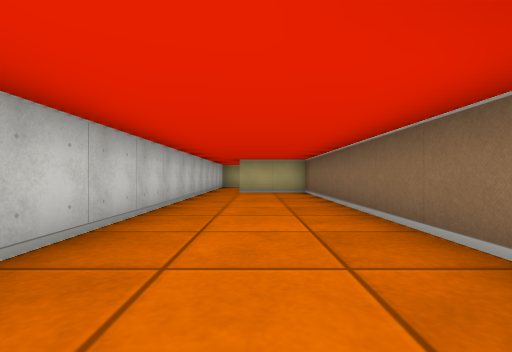
View 1 (above)

14 first-person views from a walk through a cub3D ray-caster map. The camera is about half as high as the walls, looks level and sees 85° across. The floor is counted in squares. Each view is taken from the middle of a square. On the plan, view 1 faces up. The plan holds only what a view shows up to about 9 squares ahead; the rest is blank.

View 2
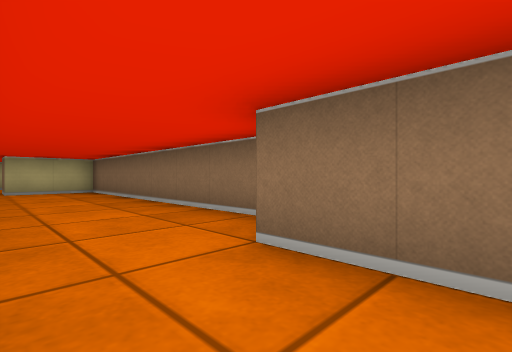

View 3
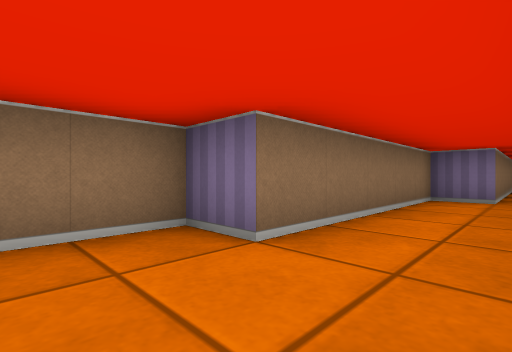

View 4
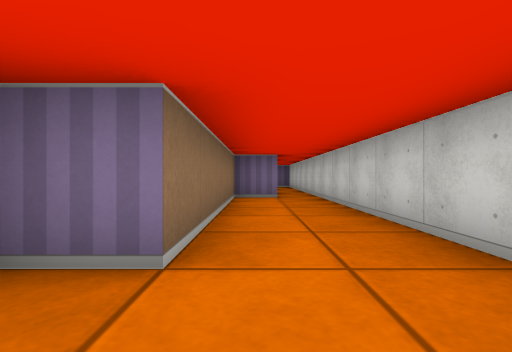

View 5
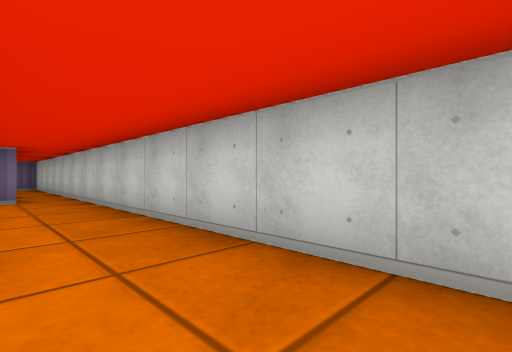

View 6
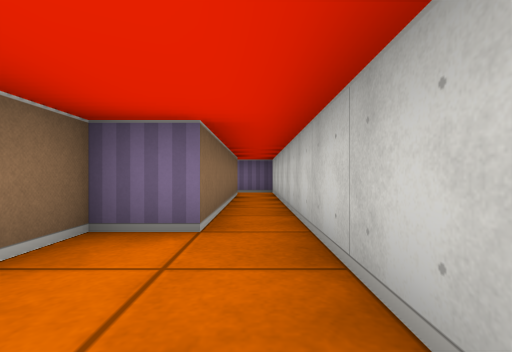

View 7
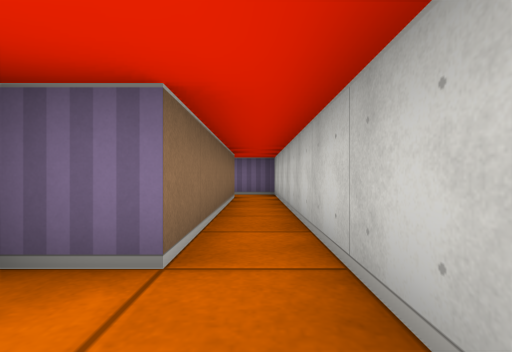

View 8
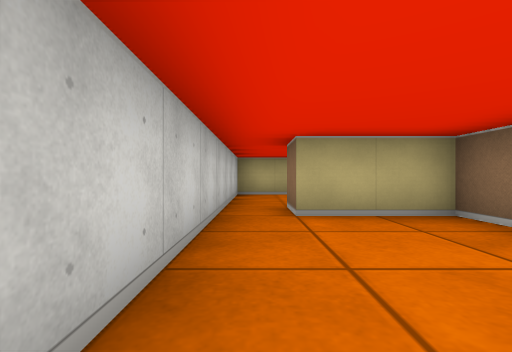

View 9
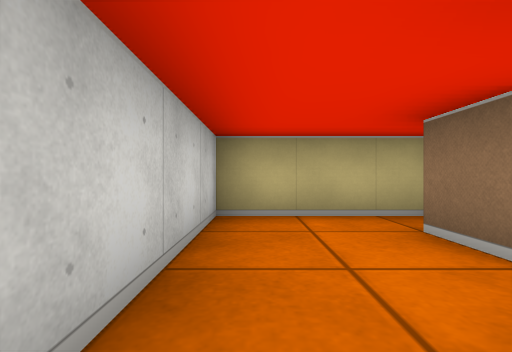

View 10
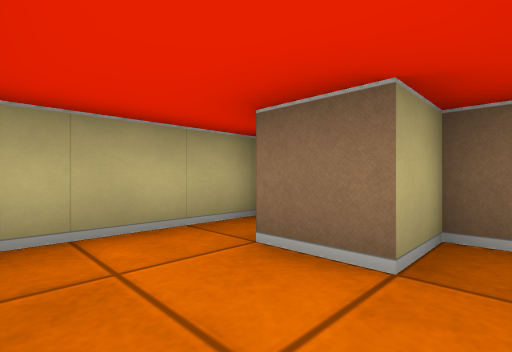

View 11
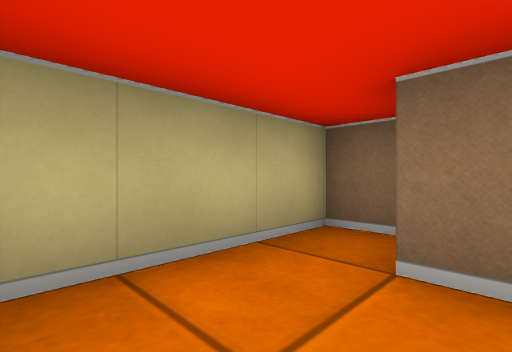

View 12
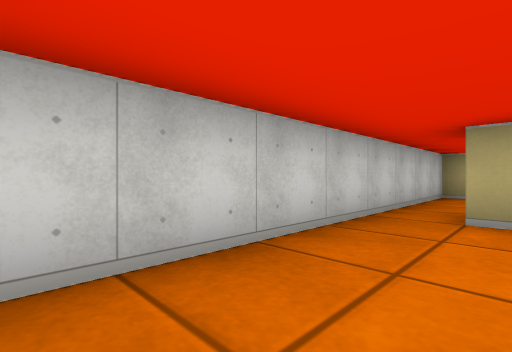

View 13
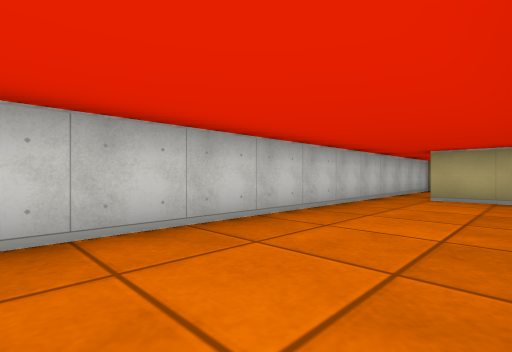

View 14
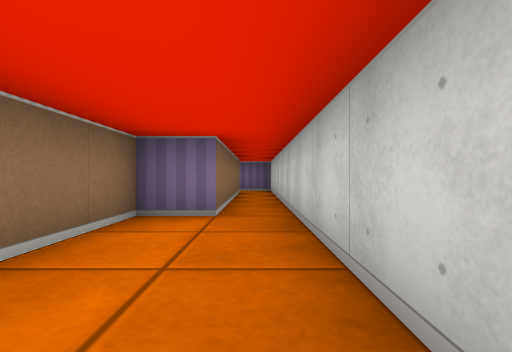

### Floor plan
Points are (right, up) in squares from view 1. A wall is a line through its corners. A room is listed if a view was taken in it or the views show most of it. See-through windows are left out.
Room 1 (views 1, 2, 3, 4, 5, 6, 7, 8, 12, 13, 14)
walls: (-1.5, 8.5) (-1.5, -10.5) (-0.4, -10.5); (-0.5, -9.5) (-0.5, -4.5) (0.5, -4.5) (0.5, 0.5) (1.5, 0.5) (1.5, 8.5) (-0.5, 8.5)
ways out: opening at (-1, 9) to room 2
Room 2 (views 9, 10, 11)
walls: (1.5, 11.8) (1.5, 12.5) (-1.5, 12.5) (-1.5, 8.5); (1.5, 10) (1.5, 10.5) (0.5, 10.5) (0.5, 11.5); (-0.5, 8.5) (-0.5, 9.5)
ways out: opening at (-1, 9) to room 1

Positions as (right, up) in squares from view 1, and headings:
1: (0, 0), facing up
2: (-1, -1), facing up-right
3: (-1, 2), facing down-right
4: (0, 2), facing down
5: (0, 2), facing down-left
6: (-1, -2), facing down
7: (-1, -3), facing down
8: (-1, 5), facing up
9: (-1, 9), facing up
10: (-1, 10), facing up-right
11: (-1, 11), facing up-right
12: (0, 5), facing up-left
13: (1, 2), facing up-left
14: (-1, -1), facing down
